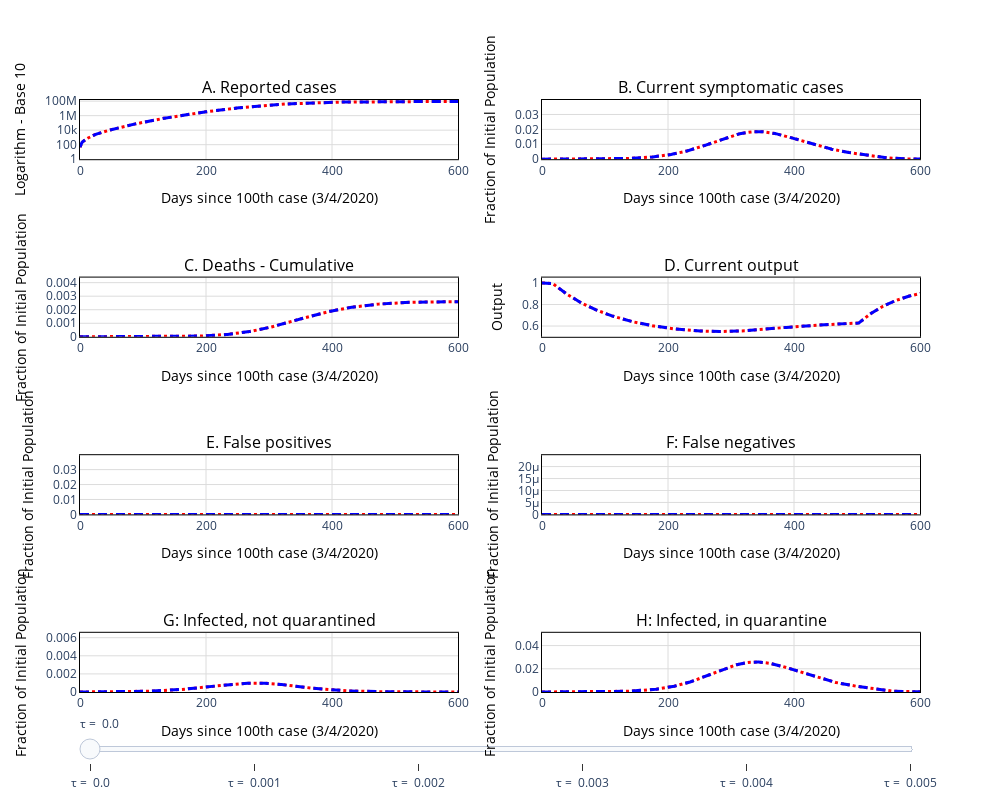

The notebook cell this image was saved under:
### Code cell
f

### Figure 1 — Plotly figure (JSON) as saved in the notebook; plotly's stock layout.template omitted (floating-point values rounded to 4 significant figures; data arrays with more than 128 entries replaced by an {"elided": "..."} marker saying what was removed)
{"data": [{"line": {"color": "red", "dash": "dot", "width": 3}, "name": "Common Quarantine", "showlegend": true, "type": "scatter", "visible": true, "xaxis": "x", "y": {"elided": "1095 float values"}, "yaxis": "y"}, {"line": {"color": "red", "dash": "dot", "width": 3}, "name": "Common Quarantine", "showlegend": false, "type": "scatter", "visible": true, "xaxis": "x2", "y": {"elided": "1095 float values"}, "yaxis": "y2"}, {"line": {"color": "red", "dash": "dot", "width": 3}, "name": "Common Quarantine", "showlegend": false, "type": "scatter", "visible": true, "xaxis": "x3", "y": {"elided": "1095 float values"}, "yaxis": "y3"}, {"line": {"color": "red", "dash": "dot", "width": 3}, "name": "Common Quarantine", "showlegend": false, "type": "scatter", "visible": true, "xaxis": "x4", "y": {"elided": "1095 float values"}, "yaxis": "y4"}, {"line": {"color": "red", "dash": "dot", "width": 3}, "name": "Common Quarantine", "showlegend": false, "type": "scatter", "visible": true, "xaxis": "x5", "y": {"elided": "1095 float values"}, "yaxis": "y5"}, {"line": {"color": "red", "dash": "dot", "width": 3}, "name": "Common Quarantine", "showlegend": false, "type": "scatter", "visible": true, "xaxis": "x6", "y": {"elided": "1095 int values"}, "yaxis": "y6"}, {"line": {"color": "red", "dash": "dot", "width": 3}, "name": "Common Quarantine", "showlegend": false, "type": "scatter", "visible": true, "xaxis": "x7", "y": {"elided": "1095 float values"}, "yaxis": "y7"}, {"line": {"color": "red", "dash": "dot", "width": 3}, "name": "Common Quarantine", "showlegend": false, "type": "scatter", "visible": true, "xaxis": "x8", "y": {"elided": "1095 float values"}, "yaxis": "y8"}, {"line": {"color": "blue", "dash": "dash", "width": 3}, "name": "Quarantine & Test", "showlegend": true, "type": "scatter", "visible": true, "xaxis": "x", "y": {"elided": "1095 float values"}, "yaxis": "y"}, {"line": {"color": "blue", "dash": "dash", "width": 3}, "name": "Quarantine & Test", "showlegend": false, "type": "scatter", "visible": true, "xaxis": "x2", "y": {"elided": "1095 float values"}, "yaxis": "y2"}, {"line": {"color": "blue", "dash": "dash", "width": 3}, "name": "Quarantine & Test", "showlegend": false, "type": "scatter", "visible": true, "xaxis": "x3", "y": {"elided": "1095 float values"}, "yaxis": "y3"}, {"line": {"color": "blue", "dash": "dash", "width": 3}, "name": "Quarantine & Test", "showlegend": false, "type": "scatter", "visible": true, "xaxis": "x4", "y": {"elided": "1095 float values"}, "yaxis": "y4"}, {"line": {"color": "blue", "dash": "dash", "width": 3}, "name": "Quarantine & Test", "showlegend": false, "type": "scatter", "visible": true, "xaxis": "x5", "y": {"elided": "1095 float values"}, "yaxis": "y5"}, {"line": {"color": "blue", "dash": "dash", "width": 3}, "name": "Quarantine & Test", "showlegend": false, "type": "scatter", "visible": true, "xaxis": "x6", "y": {"elided": "1095 int values"}, "yaxis": "y6"}, {"line": {"color": "blue", "dash": "dash", "width": 3}, "name": "Quarantine & Test", "showlegend": false, "type": "scatter", "visible": true, "xaxis": "x7", "y": {"elided": "1095 float values"}, "yaxis": "y7"}, {"line": {"color": "blue", "dash": "dash", "width": 3}, "name": "Quarantine & Test", "showlegend": false, "type": "scatter", "visible": true, "xaxis": "x8", "y": {"elided": "1095 float values"}, "yaxis": "y8"}, {"line": {"color": "blue", "dash": "dash", "width": 3}, "name": "Quarantine & Test", "showlegend": true, "type": "scatter", "visible": false, "xaxis": "x", "y": {"elided": "1095 float values"}, "yaxis": "y"}, {"line": {"color": "blue", "dash": "dash", "width": 3}, "name": "Quarantine & Test", "showlegend": false, "type": "scatter", "visible": false, "xaxis": "x2", "y": {"elided": "1095 float values"}, "yaxis": "y2"}, {"line": {"color": "blue", "dash": "dash", "width": 3}, "name": "Quarantine & Test", "showlegend": false, "type": "scatter", "visible": false, "xaxis": "x3", "y": {"elided": "1095 float values"}, "yaxis": "y3"}, {"line": {"color": "blue", "dash": "dash", "width": 3}, "name": "Quarantine & Test", "showlegend": false, "type": "scatter", "visible": false, "xaxis": "x4", "y": {"elided": "1095 float values"}, "yaxis": "y4"}, {"line": {"color": "blue", "dash": "dash", "width": 3}, "name": "Quarantine & Test", "showlegend": false, "type": "scatter", "visible": false, "xaxis": "x5", "y": {"elided": "1095 float values"}, "yaxis": "y5"}, {"line": {"color": "blue", "dash": "dash", "width": 3}, "name": "Quarantine & Test", "showlegend": false, "type": "scatter", "visible": false, "xaxis": "x6", "y": {"elided": "1095 float values"}, "yaxis": "y6"}, {"line": {"color": "blue", "dash": "dash", "width": 3}, "name": "Quarantine & Test", "showlegend": false, "type": "scatter", "visible": false, "xaxis": "x7", "y": {"elided": "1095 float values"}, "yaxis": "y7"}, {"line": {"color": "blue", "dash": "dash", "width": 3}, "name": "Quarantine & Test", "showlegend": false, "type": "scatter", "visible": false, "xaxis": "x8", "y": {"elided": "1095 float values"}, "yaxis": "y8"}, {"line": {"color": "blue", "dash": "dash", "width": 3}, "name": "Quarantine & Test", "showlegend": true, "type": "scatter", "visible": false, "xaxis": "x", "y": {"elided": "1095 float values"}, "yaxis": "y"}, {"line": {"color": "blue", "dash": "dash", "width": 3}, "name": "Quarantine & Test", "showlegend": false, "type": "scatter", "visible": false, "xaxis": "x2", "y": {"elided": "1095 float values"}, "yaxis": "y2"}, {"line": {"color": "blue", "dash": "dash", "width": 3}, "name": "Quarantine & Test", "showlegend": false, "type": "scatter", "visible": false, "xaxis": "x3", "y": {"elided": "1095 float values"}, "yaxis": "y3"}, {"line": {"color": "blue", "dash": "dash", "width": 3}, "name": "Quarantine & Test", "showlegend": false, "type": "scatter", "visible": false, "xaxis": "x4", "y": {"elided": "1095 float values"}, "yaxis": "y4"}, {"line": {"color": "blue", "dash": "dash", "width": 3}, "name": "Quarantine & Test", "showlegend": false, "type": "scatter", "visible": false, "xaxis": "x5", "y": {"elided": "1095 float values"}, "yaxis": "y5"}, {"line": {"color": "blue", "dash": "dash", "width": 3}, "name": "Quarantine & Test", "showlegend": false, "type": "scatter", "visible": false, "xaxis": "x6", "y": {"elided": "1095 float values"}, "yaxis": "y6"}, {"line": {"color": "blue", "dash": "dash", "width": 3}, "name": "Quarantine & Test", "showlegend": false, "type": "scatter", "visible": false, "xaxis": "x7", "y": {"elided": "1095 float values"}, "yaxis": "y7"}, {"line": {"color": "blue", "dash": "dash", "width": 3}, "name": "Quarantine & Test", "showlegend": false, "type": "scatter", "visible": false, "xaxis": "x8", "y": {"elided": "1095 float values"}, "yaxis": "y8"}, {"line": {"color": "blue", "dash": "dash", "width": 3}, "name": "Quarantine & Test", "showlegend": true, "type": "scatter", "visible": false, "xaxis": "x", "y": {"elided": "1095 float values"}, "yaxis": "y"}, {"line": {"color": "blue", "dash": "dash", "width": 3}, "name": "Quarantine & Test", "showlegend": false, "type": "scatter", "visible": false, "xaxis": "x2", "y": {"elided": "1095 float values"}, "yaxis": "y2"}, {"line": {"color": "blue", "dash": "dash", "width": 3}, "name": "Quarantine & Test", "showlegend": false, "type": "scatter", "visible": false, "xaxis": "x3", "y": {"elided": "1095 float values"}, "yaxis": "y3"}, {"line": {"color": "blue", "dash": "dash", "width": 3}, "name": "Quarantine & Test", "showlegend": false, "type": "scatter", "visible": false, "xaxis": "x4", "y": {"elided": "1095 float values"}, "yaxis": "y4"}, {"line": {"color": "blue", "dash": "dash", "width": 3}, "name": "Quarantine & Test", "showlegend": false, "type": "scatter", "visible": false, "xaxis": "x5", "y": {"elided": "1095 float values"}, "yaxis": "y5"}, {"line": {"color": "blue", "dash": "dash", "width": 3}, "name": "Quarantine & Test", "showlegend": false, "type": "scatter", "visible": false, "xaxis": "x6", "y": {"elided": "1095 float values"}, "yaxis": "y6"}, {"line": {"color": "blue", "dash": "dash", "width": 3}, "name": "Quarantine & Test", "showlegend": false, "type": "scatter", "visible": false, "xaxis": "x7", "y": {"elided": "1095 float values"}, "yaxis": "y7"}, {"line": {"color": "blue", "dash": "dash", "width": 3}, "name": "Quarantine & Test", "showlegend": false, "type": "scatter", "visible": false, "xaxis": "x8", "y": {"elided": "1095 float values"}, "yaxis": "y8"}, {"line": {"color": "blue", "dash": "dash", "width": 3}, "name": "Quarantine & Test", "showlegend": true, "type": "scatter", "visible": false, "xaxis": "x", "y": {"elided": "1095 float values"}, "yaxis": "y"}, {"line": {"color": "blue", "dash": "dash", "width": 3}, "name": "Quarantine & Test", "showlegend": false, "type": "scatter", "visible": false, "xaxis": "x2", "y": {"elided": "1095 float values"}, "yaxis": "y2"}, {"line": {"color": "blue", "dash": "dash", "width": 3}, "name": "Quarantine & Test", "showlegend": false, "type": "scatter", "visible": false, "xaxis": "x3", "y": {"elided": "1095 float values"}, "yaxis": "y3"}, {"line": {"color": "blue", "dash": "dash", "width": 3}, "name": "Quarantine & Test", "showlegend": false, "type": "scatter", "visible": false, "xaxis": "x4", "y": {"elided": "1095 float values"}, "yaxis": "y4"}, {"line": {"color": "blue", "dash": "dash", "width": 3}, "name": "Quarantine & Test", "showlegend": false, "type": "scatter", "visible": false, "xaxis": "x5", "y": {"elided": "1095 float values"}, "yaxis": "y5"}, {"line": {"color": "blue", "dash": "dash", "width": 3}, "name": "Quarantine & Test", "showlegend": false, "type": "scatter", "visible": false, "xaxis": "x6", "y": {"elided": "1095 float values"}, "yaxis": "y6"}, {"line": {"color": "blue", "dash": "dash", "width": 3}, "name": "Quarantine & Test", "showlegend": false, "type": "scatter", "visible": false, "xaxis": "x7", "y": {"elided": "1095 float values"}, "yaxis": "y7"}, {"line": {"color": "blue", "dash": "dash", "width": 3}, "name": "Quarantine & Test", "showlegend": false, "type": "scatter", "visible": false, "xaxis": "x8", "y": {"elided": "1095 float values"}, "yaxis": "y8"}, {"line": {"color": "blue", "dash": "dash", "width": 3}, "name": "Quarantine & Test", "showlegend": true, "type": "scatter", "visible": false, "xaxis": "x", "y": {"elided": "1095 float values"}, "yaxis": "y"}, {"line": {"color": "blue", "dash": "dash", "width": 3}, "name": "Quarantine & Test", "showlegend": false, "type": "scatter", "visible": false, "xaxis": "x2", "y": {"elided": "1095 float values"}, "yaxis": "y2"}, {"line": {"color": "blue", "dash": "dash", "width": 3}, "name": "Quarantine & Test", "showlegend": false, "type": "scatter", "visible": false, "xaxis": "x3", "y": {"elided": "1095 float values"}, "yaxis": "y3"}, {"line": {"color": "blue", "dash": "dash", "width": 3}, "name": "Quarantine & Test", "showlegend": false, "type": "scatter", "visible": false, "xaxis": "x4", "y": {"elided": "1095 float values"}, "yaxis": "y4"}, {"line": {"color": "blue", "dash": "dash", "width": 3}, "name": "Quarantine & Test", "showlegend": false, "type": "scatter", "visible": false, "xaxis": "x5", "y": {"elided": "1095 float values"}, "yaxis": "y5"}, {"line": {"color": "blue", "dash": "dash", "width": 3}, "name": "Quarantine & Test", "showlegend": false, "type": "scatter", "visible": false, "xaxis": "x6", "y": {"elided": "1095 float values"}, "yaxis": "y6"}, {"line": {"color": "blue", "dash": "dash", "width": 3}, "name": "Quarantine & Test", "showlegend": false, "type": "scatter", "visible": false, "xaxis": "x7", "y": {"elided": "1095 float values"}, "yaxis": "y7"}, {"line": {"color": "blue", "dash": "dash", "width": 3}, "name": "Quarantine & Test", "showlegend": false, "type": "scatter", "visible": false, "xaxis": "x8", "y": {"elided": "1095 float values"}, "yaxis": "y8"}], "layout": {"annotations": [{"font": {"color": "black", "size": 16}, "showarrow": false, "text": "A. Reported cases", "x": 0.225, "xanchor": "center", "xref": "paper", "y": 1, "yanchor": "bottom", "yref": "paper"}, {"font": {"color": "black", "size": 16}, "showarrow": false, "text": "B. Current symptomatic cases", "x": 0.775, "xanchor": "center", "xref": "paper", "y": 1, "yanchor": "bottom", "yref": "paper"}, {"font": {"color": "black", "size": 16}, "showarrow": false, "text": "C. Deaths - Cumulative", "x": 0.225, "xanchor": "center", "xref": "paper", "y": 0.7, "yanchor": "bottom", "yref": "paper"}, {"font": {"color": "black", "size": 16}, "showarrow": false, "text": "D. Current output", "x": 0.775, "xanchor": "center", "xref": "paper", "y": 0.7, "yanchor": "bottom", "yref": "paper"}, {"font": {"color": "black", "size": 16}, "showarrow": false, "text": "E. False positives", "x": 0.225, "xanchor": "center", "xref": "paper", "y": 0.4, "yanchor": "bottom", "yref": "paper"}, {"font": {"color": "black", "size": 16}, "showarrow": false, "text": "F: False negatives", "x": 0.775, "xanchor": "center", "xref": "paper", "y": 0.4, "yanchor": "bottom", "yref": "paper"}, {"font": {"color": "black", "size": 16}, "showarrow": false, "text": "G: Infected, not quarantined", "x": 0.225, "xanchor": "center", "xref": "paper", "y": 0.1, "yanchor": "bottom", "yref": "paper"}, {"font": {"color": "black", "size": 16}, "showarrow": false, "text": "H: Infected, in quarantine", "x": 0.775, "xanchor": "center", "xref": "paper", "y": 0.1, "yanchor": "bottom", "yref": "paper"}], "height": 800, "plot_bgcolor": "rgba(0,0,0,0)", "showlegend": false, "sliders": [{"steps": [{"args": [{"visible": [true, true, true, true, true, true, true, true, true, true, true, true, true, true, true, true, "legendonly", "legendonly", "legendonly", "legendonly", "legendonly", "legendonly", "legendonly", "legendonly", "legendonly", "legendonly", "legendonly", "legendonly", "legendonly", "legendonly", "legendonly", "legendonly", "legendonly", "legendonly", "legendonly", "legendonly", "legendonly", "legendonly", "legendonly", "legendonly", "legendonly", "legendonly", "legendonly", "legendonly", "legendonly", "legendonly", "legendonly", "legendonly", "legendonly", "legendonly", "legendonly", "legendonly", "legendonly", "legendonly", "legendonly", "legendonly"]}, {"showlegend": [true, "False", "False", "False", "False", "False", "False", "False", true, "False", "False", "False", "False", "False", "False", "False", "False", "False", "False", "False", "False", "False", "False", "False", "False", "False", "False", "False", "False", "False", "False", "False", "False", "False", "False", "False", "False", "False", "False", "False", "False", "False", "False", "False", "False", "False", "False", "False", "False", "False", "False", "False", "False", "False", "False", "False"]}], "label": "τ = \n0.0", "method": "restyle"}, {"args": [{"visible": [true, true, true, true, true, true, true, true, "legendonly", "legendonly", "legendonly", "legendonly", "legendonly", "legendonly", "legendonly", "legendonly", true, true, true, true, true, true, true, true, "legendonly", "legendonly", "legendonly", "legendonly", "legendonly", "legendonly", "legendonly", "legendonly", "legendonly", "legendonly", "legendonly", "legendonly", "legendonly", "legendonly", "legendonly", "legendonly", "legendonly", "legendonly", "legendonly", "legendonly", "legendonly", "legendonly", "legendonly", "legendonly", "legendonly", "legendonly", "legendonly", "legendonly", "legendonly", "legendonly", "legendonly", "legendonly"]}, {"showlegend": [true, "False", "False", "False", "False", "False", "False", "False", "False", "False", "False", "False", "False", "False", "False", "False", true, "False", "False", "False", "False", "False", "False", "False", "False", "False", "False", "False", "False", "False", "False", "False", "False", "False", "False", "False", "False", "False", "False", "False", "False", "False", "False", "False", "False", "False", "False", "False", "False", "False", "False", "False", "False", "False", "False", "False"]}], "label": "τ = \n0.001", "method": "restyle"}, {"args": [{"visible": [true, true, true, true, true, true, true, true, "legendonly", "legendonly", "legendonly", "legendonly", "legendonly", "legendonly", "legendonly", "legendonly", "legendonly", "legendonly", "legendonly", "legendonly", "legendonly", "legendonly", "legendonly", "legendonly", true, true, true, true, true, true, true, true, "legendonly", "legendonly", "legendonly", "legendonly", "legendonly", "legendonly", "legendonly", "legendonly", "legendonly", "legendonly", "legendonly", "legendonly", "legendonly", "legendonly", "legendonly", "legendonly", "legendonly", "legendonly", "legendonly", "legendonly", "legendonly", "legendonly", "legendonly", "legendonly"]}, {"showlegend": [true, "False", "False", "False", "False", "False", "False", "False", "False", "False", "False", "False", "False", "False", "False", "False", "False", "False", "False", "False", "False", "False", "False", "False", true, "False", "False", "False", "False", "False", "False", "False", "False", "False", "False", "False", "False", "False", "False", "False", "False", "False", "False", "False", "False", "False", "False", "False", "False", "False", "False", "False", "False", "False", "False", "False"]}], "label": "τ = \n0.002", "method": "restyle"}, {"args": [{"visible": [true, true, true, true, true, true, true, true, "legendonly", "legendonly", "legendonly", "legendonly", "legendonly", "legendonly", "legendonly", "legendonly", "legendonly", "legendonly", "legendonly", "legendonly", "legendonly", "legendonly", "legendonly", "legendonly", "legendonly", "legendonly", "legendonly", "legendonly", "legendonly", "legendonly", "legendonly", "legendonly", true, true, true, true, true, true, true, true, "legendonly", "legendonly", "legendonly", "legendonly", "legendonly", "legendonly", "legendonly", "legendonly", "legendonly", "legendonly", "legendonly", "legendonly", "legendonly", "legendonly", "legendonly", "legendonly"]}, {"showlegend": [true, "False", "False", "False", "False", "False", "False", "False", "False", "False", "False", "False", "False", "False", "False", "False", "False", "False", "False", "False", "False", "False", "False", "False", "False", "False", "False", "False", "False", "False", "False", "False", true, "False", "False", "False", "False", "False", "False", "False", "False", "False", "False", "False", "False", "False", "False", "False", "False", "False", "False", "False", "False", "False", "False", "False"]}], "label": "τ = \n0.003", "method": "restyle"}, {"args": [{"visible": [true, true, true, true, true, true, true, true, "legendonly", "legendonly", "legendonly", "legendonly", "legendonly", "legendonly", "legendonly", "legendonly", "legendonly", "legendonly", "legendonly", "legendonly", "legendonly", "legendonly", "legendonly", "legendonly", "legendonly", "legendonly", "legendonly", "legendonly", "legendonly", "legendonly", "legendonly", "legendonly", "legendonly", "legendonly", "legendonly", "legendonly", "legendonly", "legendonly", "legendonly", "legendonly", true, true, true, true, true, true, true, true, "legendonly", "legendonly", "legendonly", "legendonly", "legendonly", "legendonly", "legendonly", "legendonly"]}, {"showlegend": [true, "False", "False", "False", "False", "False", "False", "False", "False", "False", "False", "False", "False", "False", "False", "False", "False", "False", "False", "False", "False", "False", "False", "False", "False", "False", "False", "False", "False", "False", "False", "False", "False", "False", "False", "False", "False", "False", "False", "False", true, "False", "False", "False", "False", "False", "False", "False", "False", "False", "False", "False", "False", "False", "False", "False"]}], "label": "τ = \n0.004", "method": "restyle"}, {"args": [{"visible": [true, true, true, true, true, true, true, true, "legendonly", "legendonly", "legendonly", "legendonly", "legendonly", "legendonly", "legendonly", "legendonly", "legendonly", "legendonly", "legendonly", "legendonly", "legendonly", "legendonly", "legendonly", "legendonly", "legendonly", "legendonly", "legendonly", "legendonly", "legendonly", "legendonly", "legendonly", "legendonly", "legendonly", "legendonly", "legendonly", "legendonly", "legendonly", "legendonly", "legendonly", "legendonly", "legendonly", "legendonly", "legendonly", "legendonly", "legendonly", "legendonly", "legendonly", "legendonly", true, true, true, true, true, true, true, true]}, {"showlegend": [true, "False", "False", "False", "False", "False", "False", "False", "False", "False", "False", "False", "False", "False", "False", "False", "False", "False", "False", "False", "False", "False", "False", "False", "False", "False", "False", "False", "False", "False", "False", "False", "False", "False", "False", "False", "False", "False", "False", "False", "False", "False", "False", "False", "False", "False", "False", "False", true, "False", "False", "False", "False", "False", "False", "False"]}], "label": "τ = \n0.005", "method": "restyle"}]}], "width": 1000, "xaxis": {"anchor": "y", "domain": [0, 0.45], "gridcolor": "rgb(220,220,220)", "linecolor": "black", "linewidth": 1, "mirror": true, "range": [0, 600], "showline": true, "title": {"font": {"color": "black"}, "text": "Days since 100th case (3/4/2020)"}}, "xaxis2": {"anchor": "y2", "domain": [0.55, 1], "gridcolor": "rgb(220,220,220)", "linecolor": "black", "linewidth": 1, "mirror": true, "range": [0, 600], "showline": true, "title": {"font": {"color": "black"}, "text": "Days since 100th case (3/4/2020)"}}, "xaxis3": {"anchor": "y3", "domain": [0, 0.45], "gridcolor": "rgb(220,220,220)", "linecolor": "black", "linewidth": 1, "mirror": true, "range": [0, 600], "showline": true, "title": {"font": {"color": "black"}, "text": "Days since 100th case (3/4/2020)"}}, "xaxis4": {"anchor": "y4", "domain": [0.55, 1], "gridcolor": "rgb(220,220,220)", "linecolor": "black", "linewidth": 1, "mirror": true, "range": [0, 600], "showline": true, "title": {"font": {"color": "black"}, "text": "Days since 100th case (3/4/2020)"}}, "xaxis5": {"anchor": "y5", "domain": [0, 0.45], "gridcolor": "rgb(220,220,220)", "linecolor": "black", "linewidth": 1, "mirror": true, "range": [0, 600], "showline": true, "title": {"font": {"color": "black"}, "text": "Days since 100th case (3/4/2020)"}}, "xaxis6": {"anchor": "y6", "domain": [0.55, 1], "gridcolor": "rgb(220,220,220)", "linecolor": "black", "linewidth": 1, "mirror": true, "range": [0, 600], "showline": true, "title": {"font": {"color": "black"}, "text": "Days since 100th case (3/4/2020)"}}, "xaxis7": {"anchor": "y7", "domain": [0, 0.45], "gridcolor": "rgb(220,220,220)", "linecolor": "black", "linewidth": 1, "mirror": true, "range": [0, 600], "showline": true, "title": {"font": {"color": "black"}, "text": "Days since 100th case (3/4/2020)"}}, "xaxis8": {"anchor": "y8", "domain": [0.55, 1], "gridcolor": "rgb(220,220,220)", "linecolor": "black", "linewidth": 1, "mirror": true, "range": [0, 600], "showline": true, "title": {"font": {"color": "black"}, "text": "Days since 100th case (3/4/2020)"}}, "yaxis": {"anchor": "x", "domain": [0.9, 1], "gridcolor": "rgb(220,220,220)", "linecolor": "black", "linewidth": 1, "mirror": true, "range": [0, 8.158], "showline": true, "title": {"font": {"color": "black"}, "text": "Logarithm - Base 10"}, "type": "log"}, "yaxis2": {"anchor": "x2", "domain": [0.9, 1], "gridcolor": "rgb(220,220,220)", "linecolor": "black", "linewidth": 1, "mirror": true, "range": [0, 0.03971], "showline": true, "title": {"font": {"color": "black"}, "text": "Fraction of Initial Population"}}, "yaxis3": {"anchor": "x3", "domain": [0.6, 0.7], "gridcolor": "rgb(220,220,220)", "linecolor": "black", "linewidth": 1, "mirror": true, "range": [0, 0.004373], "showline": true, "title": {"font": {"color": "black"}, "text": "Fraction of Initial Population"}}, "yaxis4": {"anchor": "x4", "domain": [0.6, 0.7], "gridcolor": "rgb(220,220,220)", "linecolor": "black", "linewidth": 1, "mirror": true, "range": [0.5, 1.05], "showline": true, "title": {"font": {"color": "black"}, "text": "Output"}}, "yaxis5": {"anchor": "x5", "domain": [0.3, 0.4], "gridcolor": "rgb(220,220,220)", "linecolor": "black", "linewidth": 1, "mirror": true, "range": [0, 0.03965], "showline": true, "title": {"font": {"color": "black"}, "text": "Fraction of Initial Population"}}, "yaxis6": {"anchor": "x6", "domain": [0.3, 0.4], "gridcolor": "rgb(220,220,220)", "linecolor": "black", "linewidth": 1, "mirror": true, "range": [0, 2.477e-05], "showline": true, "title": {"font": {"color": "black"}, "text": "Fraction of Initial Population"}}, "yaxis7": {"anchor": "x7", "domain": [0, 0.1], "gridcolor": "rgb(220,220,220)", "linecolor": "black", "linewidth": 1, "mirror": true, "range": [0, 0.006541], "showline": true, "title": {"font": {"color": "black"}, "text": "Fraction of Initial Population"}}, "yaxis8": {"anchor": "x8", "domain": [0, 0.1], "gridcolor": "rgb(220,220,220)", "linecolor": "black", "linewidth": 1, "mirror": true, "range": [0, 0.05102], "showline": true, "title": {"font": {"color": "black"}, "text": "Fraction of Initial Population"}}}}
